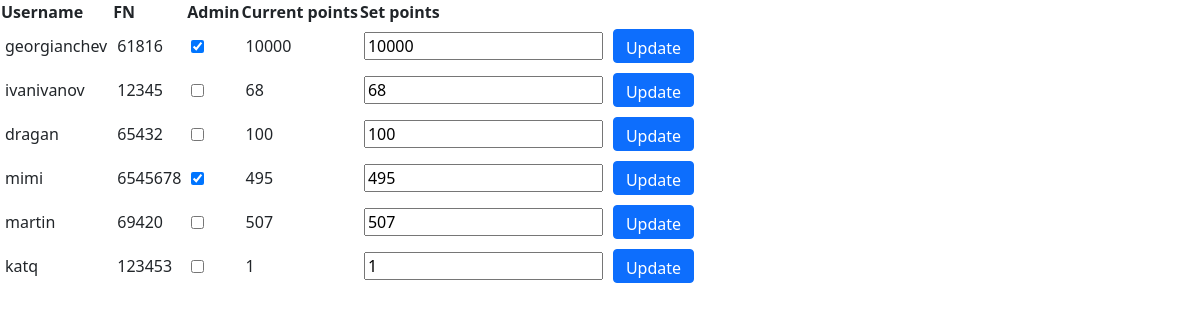
/milionDollarWebsite/givePoints.php, run on the app's committed database.
### tables this page shows
CREATE TABLE `users` (
  `id` int(11) NOT NULL,
  `username` varchar(255) NOT NULL,
  `password` varchar(255) NOT NULL,
  `points` int(11) NOT NULL,
  `is_admin` tinyint(1) NOT NULL DEFAULT 0,
  `fn` int(11) NOT NULL
);

### milionDollarWebsite/givePoints.php (the view, shortened to what this page needs)
<link href="https://cdn.jsdelivr.net/npm/bootstrap@5.0.0-beta1/dist/css/bootstrap.min.css" rel="stylesheet">
<table>
    <thead>
      <tr>
        <th>Username</th>
        <th>FN</th>
        <th>Admin</th>
        <th>Current points</th>
        <th>Set points</th>
      </tr>
    </thead>
<tbody>
<?php
    $your_id = $_SESSION['user_id'];
    include('dbconnection.php');
    $query_select = "SELECT id, username, fn, points, is_admin FROM users";
    $run_query = mysqli_query($connection, $query_select);
    while($result = mysqli_fetch_assoc($run_query)){
        ?>
       <tr>
            <td><?php echo $result['username'] ?></td>
            <td><?php echo $result['fn'] ?></td>
            <td><?php getIsAdmin( $result['is_admin'], $result['id'], $your_id) ?></td>
            <td><?php echo $result['points'] ?></td>
            <td><?php getPointsInput($result['points'], $result['id']) ?></td>
            <td><?php getButton($result['id']) ?></td>
            <td><?php getMsg($result['id']) ?></td>
      </tr>
        <?php
    }
?>
</tbody>
</table>
<?php
    function getIsAdmin($admin, $id, $your_id)
    {
        $checked = $admin ? " checked" : "";
        $disabled = $your_id == $id ? " disabled" : "";
        echo "<input type='checkbox' id='admin_$id' $checked $disabled> ";
    }
    function getPointsInput($points, $id)
    {
        echo "<input type='number' value=$points id='new_points_$id' min=0 >";
    }
    function getButton($id)
    {
        echo "<button class='btn btn-primary form-control-sm' onClick='submitRequest(this)' id='$id'>Update</button>";
    }
?>

### milionDollarWebsite/givePoints.php (style rules this page uses)
.btn { height: 15px; }
td { padding: 5px; }

### data on the page
users: username "georgianchev", fn "61816", points "10000"
users: username "ivanivanov", fn "12345", points "68"
users: username "dragan", fn "65432", points "100"
users: username "mimi", fn "6545678", points "495"
users: username "martin", fn "69420", points "507"
users: username "katq", fn "123453", points "1"
